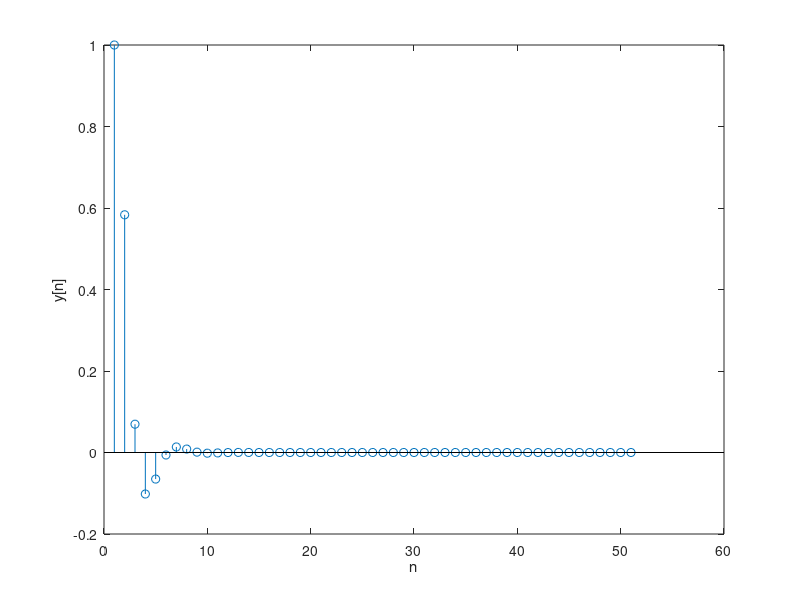

Write MATLAB code to recreate this figure.


% Adam Yang
% ECE 503 HW 1 Problem 5


clearvars;
clc;
close all;


% Using convolution compute the zero state response given the impulse
% response as h[n] = (1/3)^n * u[n] and the input 
% x[n] = (1/2)^n * cos(n*pi/3) * u[n] where u[n] is the unit step function


n = 0:1:50;
u = ones(1, length(n));

h = ((1/3).^n).*u; % impulse response (i.e. transfer function with zero state)

x = ((1/2).^n).*(cos(n*pi/3)).*u; % input 


y = conv(h,x);
yout = y(1:length(n));

figure(1);
stem(yout);
xlabel('n');
ylabel('y[n]');